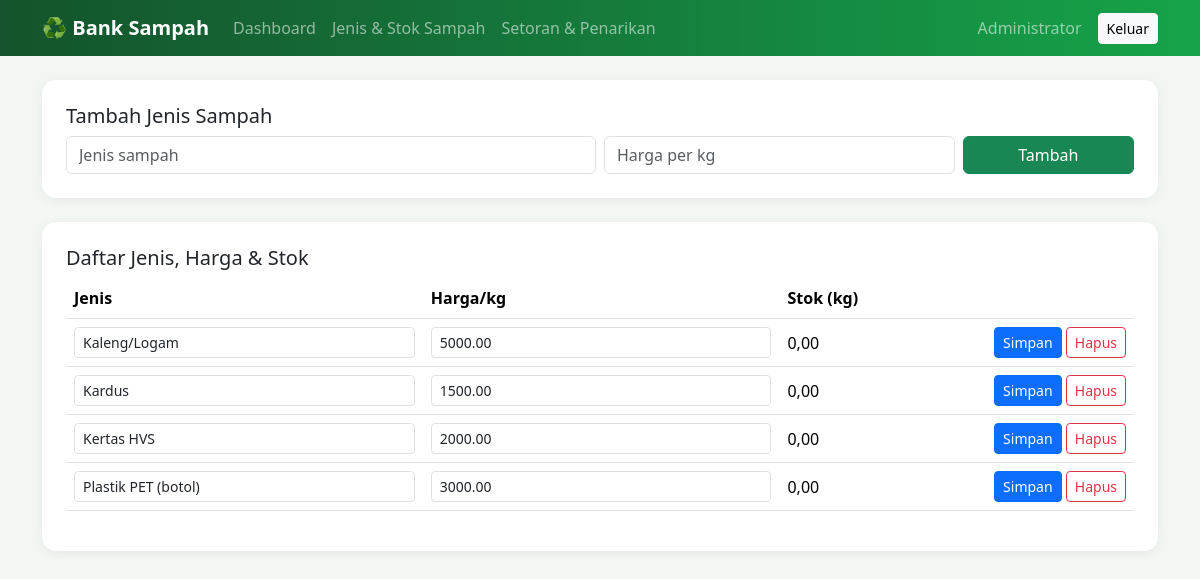
/admin/sampah.php (signed in), run on the app's committed database.
### tables this page shows
CREATE TABLE sampah (
    id_sampah INT AUTO_INCREMENT PRIMARY KEY,
    jenis_sampah VARCHAR(100) NOT NULL,
    harga_per_kg DECIMAL(12,2) NOT NULL DEFAULT 0,
    stok_kg DECIMAL(10,2) NOT NULL DEFAULT 0
);

### config/koneksi.php (called while the page is built, shortened)
<?php
function e($s) { return htmlspecialchars((string)$s, ENT_QUOTES, 'UTF-8'); }

### admin/sampah.php (the view, shortened to what this page needs)
<?php
require __DIR__ . '/../config/koneksi.php';
require __DIR__ . '/../config/layout.php';
$rows = $conn->query('SELECT * FROM sampah ORDER BY jenis_sampah');
header_html('Jenis Sampah', menu_admin()); ?>
<div class="card p-4 mb-4"><h5>Tambah Jenis Sampah</h5>
<form method="post" class="row g-2"><input type="hidden" name="aksi" value="tambah">
<div class="col-md-6"><input name="jenis" class="form-control" placeholder="Jenis sampah" required></div>
<div class="col-md-4"><input name="harga" type="number" min="0" step="100" class="form-control" placeholder="Harga per kg" required></div>
<div class="col-md-2"><button class="btn btn-success w-100">Tambah</button></div></form></div>
<div class="card p-4"><h5>Daftar Jenis, Harga & Stok</h5><div class="table-responsive"><table class="table align-middle">
<thead><tr><th>Jenis</th><th>Harga/kg</th><th>Stok (kg)</th><th></th></tr></thead><tbody>
<?php foreach ($rows as $r): ?><tr><form method="post">
<td><input name="jenis" class="form-control form-control-sm" value="<?= e($r['jenis_sampah']) ?>"></td>
<td><input name="harga" type="number" step="100" class="form-control form-control-sm" value="<?= e($r['harga_per_kg']) ?>"></td>
<td><?= number_format($r['stok_kg'], 2, ',', '.') ?></td>
<td class="text-end"><input type="hidden" name="id" value="<?= $r['id_sampah'] ?>">
<button name="aksi" value="ubah" class="btn btn-sm btn-primary">Simpan</button>
<button name="aksi" value="hapus" class="btn btn-sm btn-outline-danger" onclick="return confirm('Hapus?')">Hapus</button></td></form></tr>
<?php endforeach; ?></tbody></table></div></div>
<?php footer_html();

### config/layout.php (shortened to what this page needs)
<?php
function header_html($judul, $menu = []) { ?>
<!DOCTYPE html>
<html lang="id"><head>
<link href="https://cdn.jsdelivr.net/npm/bootstrap@5.3.3/dist/css/bootstrap.min.css" rel="stylesheet">
</head><body>
<nav class="navbar navbar-expand-md navbar-dark mb-4"><div class="container">
<a class="navbar-brand fw-bold" href="#">♻️ Bank Sampah</a>
<div class="collapse navbar-collapse" id="nv"><ul class="navbar-nav me-auto">
<?php foreach ($menu as $url => $label): ?><li class="nav-item"><a class="nav-link" href="<?= e($url) ?>"><?= e($label) ?></a></li><?php endforeach; ?>
</ul><span class="navbar-text me-3"><?= e($_SESSION['nama'] ?? '') ?></span>
<a class="btn btn-sm btn-light" href="<?= BASE_URL ?>/logout.php">Keluar</a></div></div></nav>
<div class="container pb-5">
<?php if (!empty($_SESSION['flash'])): ?><div class="alert alert-info"><?= e($_SESSION['flash']) ?></div><?php unset($_SESSION['flash']); endif;
}
function footer_html() { ?>
</div><script src="https://cdn.jsdelivr.net/npm/bootstrap@5.3.3/dist/js/bootstrap.bundle.min.js"></script></body></html>
<?php }

### config/layout.php (style rules this page uses)
body { background:#f2f7f3 }
.navbar { background:linear-gradient(90deg,#14532d,#16a34a) }
.card { border:0;border-radius:14px;box-shadow:0 2px 12px rgba(0,0,0,.06) }

### data on the page
sampah: jenis "Kaleng/Logam", harga "5000.00", stok_kg "0,00"
sampah: jenis "Kardus", harga "1500.00", stok_kg "0,00"
sampah: jenis "Kertas HVS", harga "2000.00", stok_kg "0,00"
sampah: jenis "Plastik PET (botol)", harga "3000.00", stok_kg "0,00"

### other printed values
$label "Dashboard"
$label "Jenis & Stok Sampah"
$label "Setoran & Penarikan"
$_SESSION['nama'] "Administrator"
